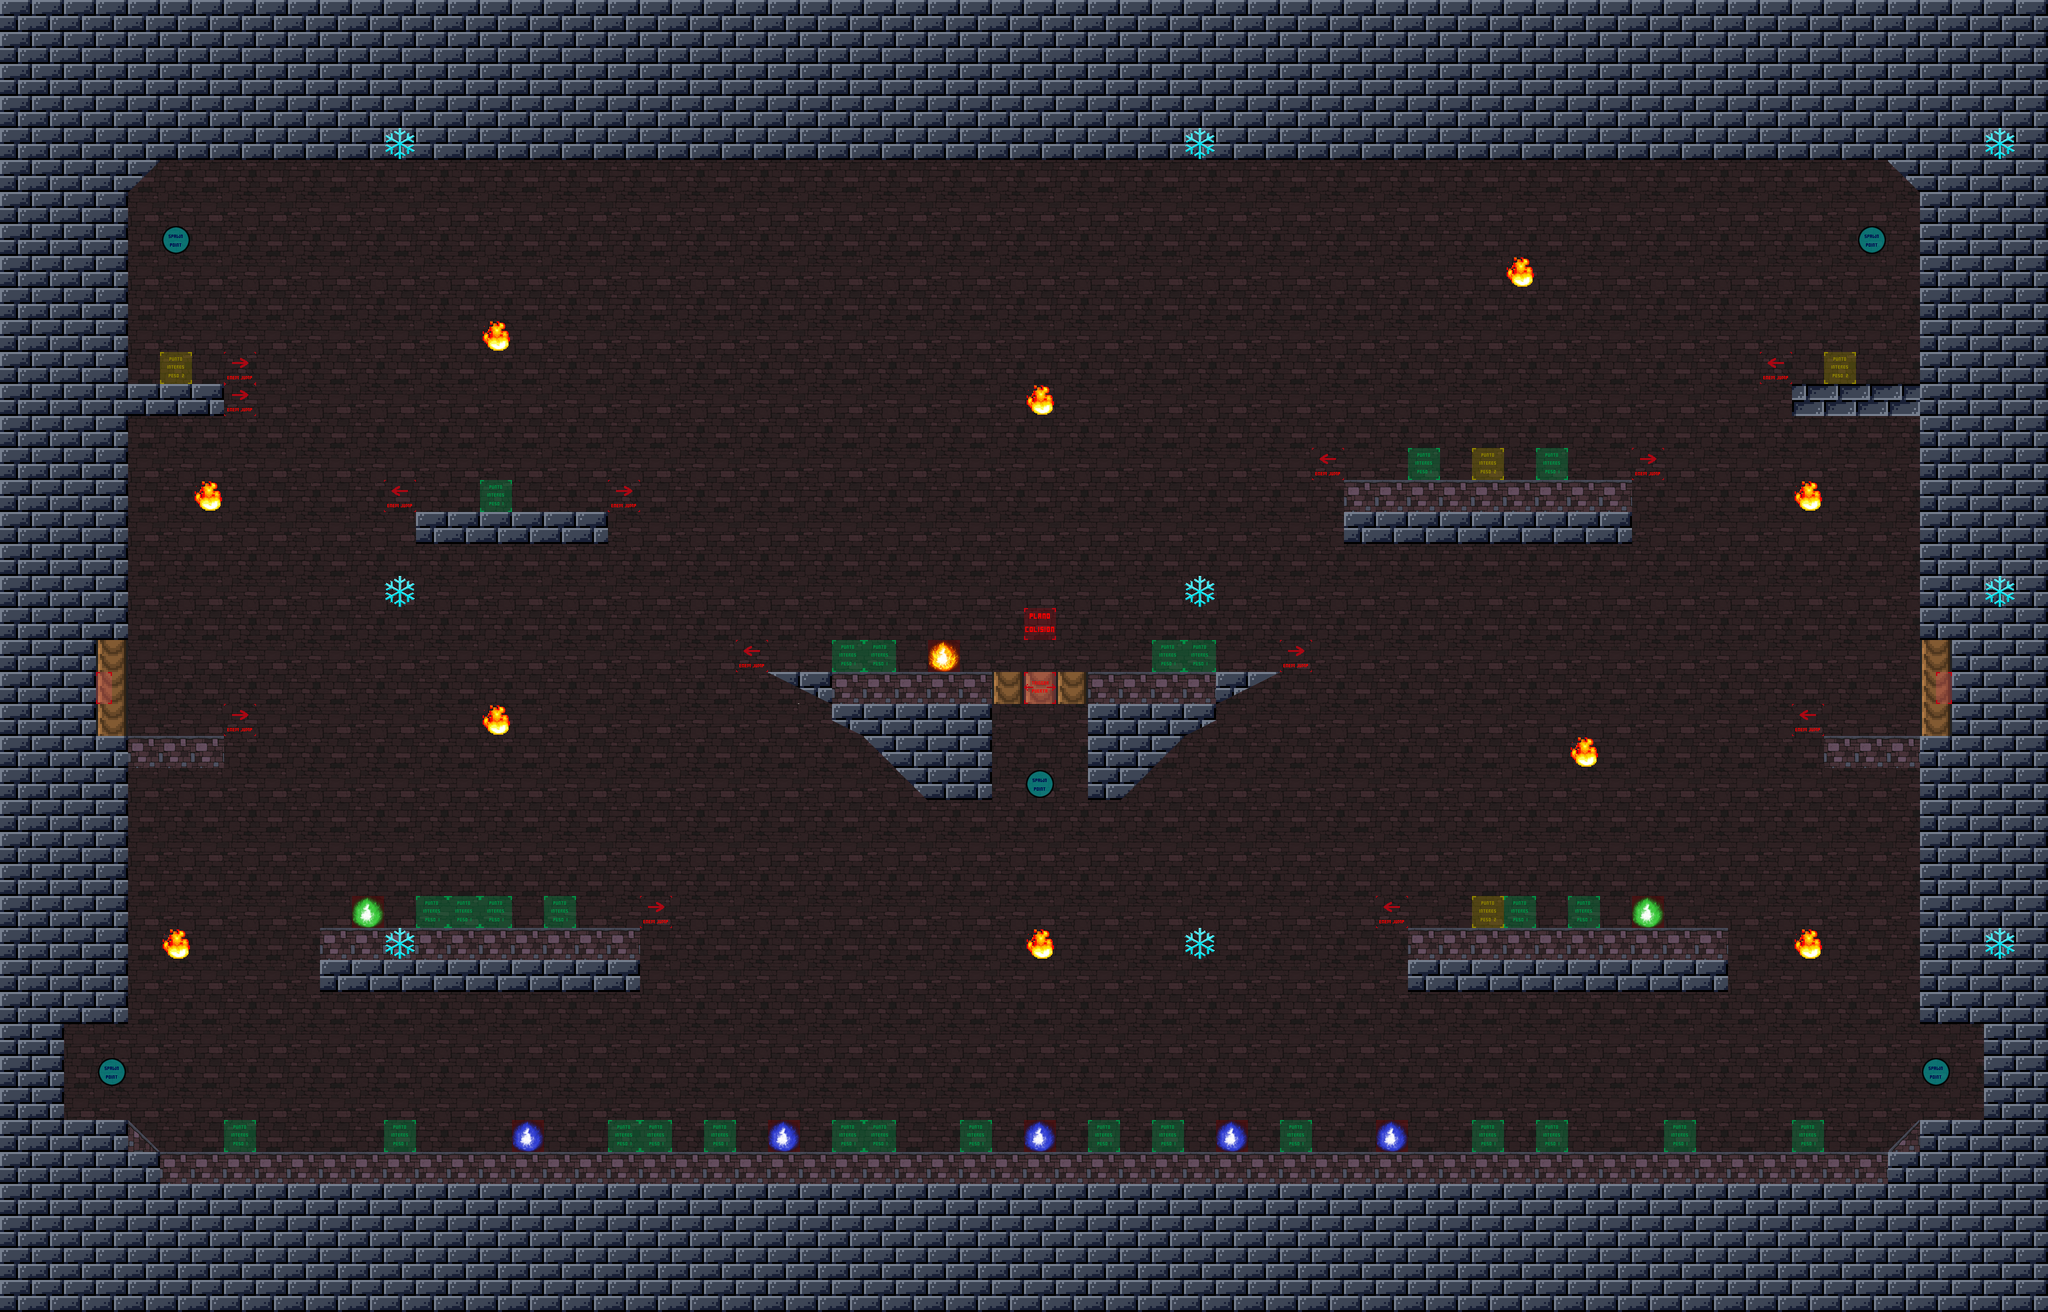

A 2D game scene composited from a Tiled map and its tileset images. What follows is a short description and the map's XML, with each tile layer's data collapsed to a summary:
An orthogonal 64x41 tile map with 48x48 px tiles, 5 tile layers (Fondo, Colision, Logic, PuntosInteres, ...).

<map version="1.0" orientation="orthogonal" renderorder="left-up" width="64" height="41" tilewidth="48" tileheight="48">
 <tileset firstgid="1" name="tileset" tilewidth="48" tileheight="48">
  <image source="tileset.png" width="576" height="576" />
  <tile id="50">
   <properties>
    <property name="peso" value="70" />
    <property name="radio" value="100" />
   </properties>
  </tile>
  <tile id="51">
   <properties>
    <property name="peso" value="20" />
    <property name="radio" value="200" />
   </properties>
  </tile>
  <tile id="52">
   <properties>
    <property name="peso" value="10" />
    <property name="radio" value="300" />
   </properties>
  </tile>
 </tileset>
 <layer name="Fondo" width="64" height="41">
  <data>[2624 cells, 2624 non-empty, 4 distinct tile ids]</data>
 </layer>
 <layer name="Colision" width="64" height="41">
  <data>[2624 cells, 994 non-empty, 11 distinct tile ids]</data>
 </layer>
 <layer name="Logic" width="64" height="41">
  <data>[2624 cells, 28 non-empty, 7 distinct tile ids]</data>
 </layer>
 <layer name="PuntosInteres" width="64" height="41">
  <data>[2624 cells, 45 non-empty, 4 distinct tile ids]</data>
 </layer>
 <layer name="PuntosAltares" width="64" height="41">
  <data>[2624 cells, 8 non-empty, 3 distinct tile ids]</data>
 </layer>
</map>